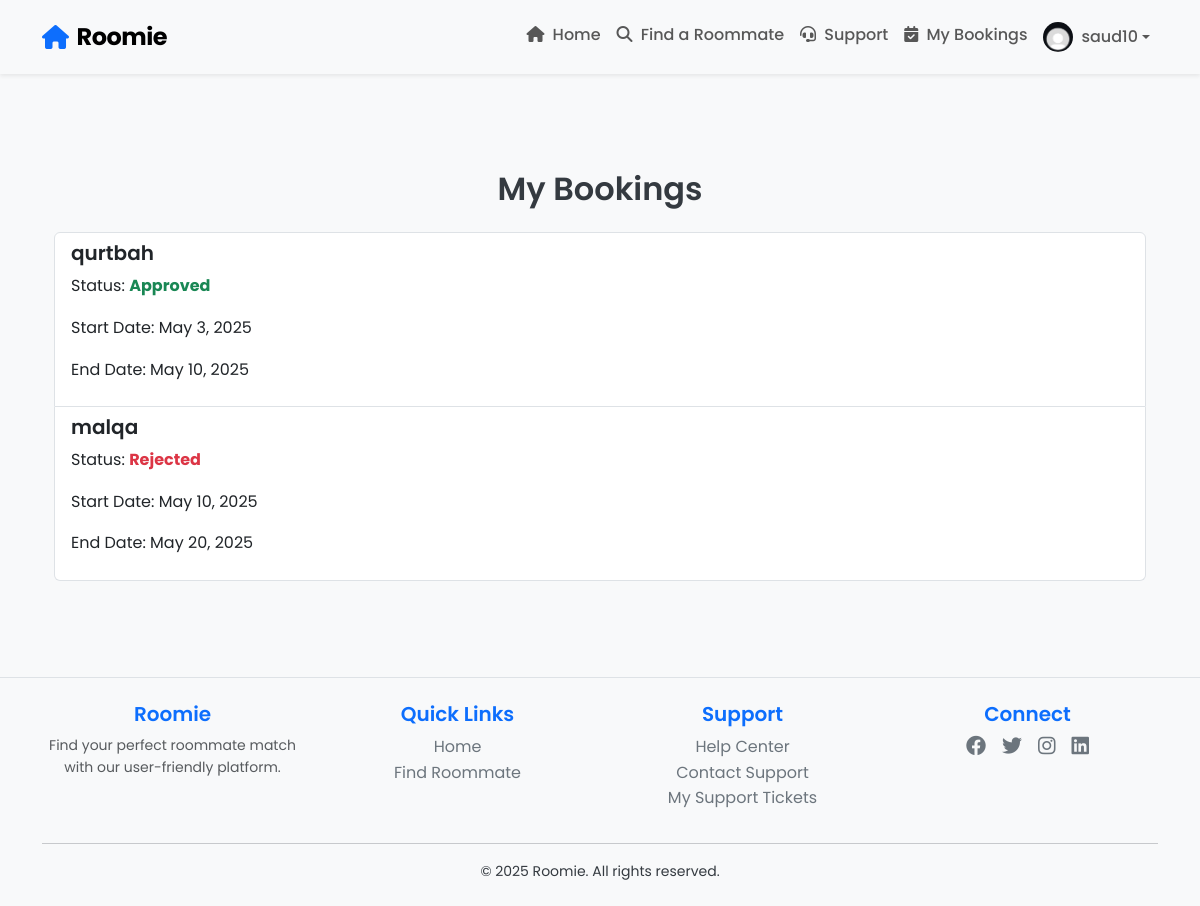
Screenshot of /my-bookings/ (signed in) with the database file from the repository.
### core/models.py (models this page shows, shortened)
class User(AbstractUser):
    ACCOUNT_TYPE_CHOICES = [
        ('seeker', 'Seeker'),
        ('provider', 'Provider'),
    ]
    GENDER_CHOICES = [
        ('male', 'Male'),
        ('female', 'Female'),
        ('other', 'Other'),
    ]
    email = models.EmailField(unique=True)
    gender = models.CharField(max_length=10, choices=GENDER_CHOICES, blank=True, null=True)
    birthdate = models.DateField(blank=True, null=True)
    bio = models.TextField(blank=True, null=True)
    location = models.CharField(max_length=255, blank=True, null=True)
    profile_photo = models.ImageField(
        upload_to='profile_photos/',
        blank=True,
        null=True,
        default='profile_photos/default_user.jpg'  # Set default profile photo
    )
    account_type = models.CharField(max_length=10, choices=ACCOUNT_TYPE_CHOICES, default='seeker')
    is_available = models.BooleanField(default=True, help_text="Whether the user is currently available as a roommate")

class RoomBooking(models.Model):
    room = models.ForeignKey(Room, on_delete=models.CASCADE, related_name='bookings')
    seeker = models.ForeignKey(User, on_delete=models.CASCADE, related_name='bookings')
    start_date = models.DateField()
    end_date = models.DateField()
    status = models.CharField(max_length=20, choices=[
        ('pending', 'Pending'),
        ('approved', 'Approved'),
        ('rejected', 'Rejected'),
        ('cancelled', 'Cancelled'),
    ], default='pending')
    timestamp = models.DateTimeField(auto_now_add=True)
    notification_sent = models.BooleanField(default=False)  # Track if the seeker has been notified

class Room(models.Model):
    room_id = models.AutoField(primary_key=True)  # Custom primary key
    provider = models.ForeignKey(User, on_delete=models.CASCADE, related_name='rooms')
    title = models.CharField(max_length=200)
    description = models.TextField()
    location = models.CharField(max_length=255)
    rent = models.DecimalField(max_digits=8, decimal_places=2)
    room_type = models.CharField(max_length=20, choices=[
        ('private', 'Private Room'),
        ('shared', 'Shared Room'),
        ('studio', 'Studio'),
        ('apartment', 'Apartment'),
    ])
    bedrooms = models.PositiveIntegerField(default=1)  # Number of bedrooms
    is_available = models.BooleanField(default=True)
    image = models.ImageField(
        upload_to='images/',
        blank=True,
        null=True,
        default='/media/images/default_room.jpg'  # Set default room image
        )
    created_at = models.DateTimeField(auto_now_add=True)

### roomie/views.py (the view)
# urls.py: path('my-bookings/', views.my_bookings, name='my_bookings'),
@login_required
def my_bookings(request):
    if request.user.account_type != 'seeker':
        return redirect('home')
    bookings = RoomBooking.objects.filter(seeker=request.user).select_related('room')
    return render(request, 'my_bookings.html', {'bookings': bookings})

### roomie/templates/my_bookings.html (shortened to what this page needs)
{% extends 'base.html' %}
{% block content %}
<div class="container mt-5">
    <h2 class="text-center">My Bookings</h2>
    <div class="list-group mt-4">
        {% for booking in bookings %}
        <div class="list-group-item">
            <h5>{{ booking.room.title }}</h5>
            <p>Status:
                <strong class="{% if booking.status == 'approved' %}text-success{% elif booking.status == 'rejected' %}text-danger{% else %}text-warning{% endif %}">
                    {{ booking.status|capfirst }}
                </strong>
            </p>
            <p>Start Date: {{ booking.start_date }}</p>
            <p>End Date: {{ booking.end_date }}</p>
        </div>
        {% empty %}
        <p class="text-center">You have not made any bookings yet.</p>
        {% endfor %}
    </div>
</div>
{% endblock %}

### roomie/templates/base.html (shortened to what this page needs)
{% load static %}
<!DOCTYPE html>
<html lang="en">
  <head>
    <link
      rel="stylesheet"
      href="https://cdn.jsdelivr.net/npm/bootstrap@5.3.0/dist/css/bootstrap.min.css"
    />
    <link
      rel="stylesheet"
      href="https://cdnjs.cloudflare.com/ajax/libs/font-awesome/6.4.0/css/all.min.css"
    />
    <link rel="stylesheet" href="{% static 'roomie/styles.css' %}" />
  </head>
  <body class="page-transition">
    <nav class="navbar navbar-expand-lg navbar-light bg-light shadow-sm sticky-top">
      <div class="container">
        <a class="navbar-brand d-flex align-items-center" href="{% url 'home' %}">
          <i class="fas fa-home me-2 text-primary"></i>
          <span class="fw-bold">Roomie</span>
        </a>
        <div class="collapse navbar-collapse" id="navbarNav">
          <ul class="navbar-nav ms-auto">
            <li class="nav-item">
              <a class="nav-link" href="{% url 'home' %}">
                <i class="fas fa-home me-1"></i> Home
              </a>
            </li>
            <li class="nav-item">
              <a class="nav-link" href="{% url 'find_roommate' %}">
                <i class="fas fa-search me-1"></i> Find a Roommate
              </a>
            </li>
            <li class="nav-item">
              <a class="nav-link" href="{% url 'support_home' %}">
                <i class="fas fa-headset me-1"></i> Support
              </a>
            </li>
            {% if user.is_authenticated %}
              {% if user.account_type == 'seeker' %}
              <li class="nav-item">
                <a class="nav-link" href="{% url 'my_bookings' %}">
                  <i class="fas fa-calendar-check me-1"></i> My Bookings
                </a>
              </li>
              {% endif %}
              <li class="nav-item dropdown">
                <a
                  class="nav-link dropdown-toggle d-flex align-items-center"
                  href="#"
                  id="navbarDropdown"
                  role="button"
                  data-bs-toggle="dropdown"
                  aria-expanded="false"
                >
                  {% if user.profile_photo %}
                  <img
                    src="{{ user.profile_photo.url }}"
                    class="rounded-circle"
                    style="width: 30px; height: 30px; object-fit: cover"
                    alt="Profile"
                  />
                  {% endif %}
                  <span class="ms-2">{{ user.username }}</span>
                </a>
              </li>
            {% endif %}
          </ul>
        </div>
      </div>
    </nav>
    <main class="container py-5">{% block content %}{% endblock %}</main>
    {% include 'footer.html' %}
  </body>
</html>  </body>
</html>

### roomie/static/roomie/styles.css (style rules this page uses)
body { font-family: "Poppins", sans-serif; background-color: #f8f9fa; color: #343a40; line-height: 1.6; }
h1, h2, h3, h4, h5, h6 { font-weight: 600; }
.navbar { padding: 0.8rem 1rem; }
.navbar-brand { font-size: 1.5rem; font-weight: 700; letter-spacing: -0.5px; }
.nav-link { font-weight: 500; padding: 0.5rem 1rem; transition: all 0.3s; }

### rows the page displays
User: profile_photo (placeholder picture), username "saud10"
RoomBooking: room "qurtbah", status "Approved", start_date "May 3, 2025", end_date "May 10, 2025"
RoomBooking: room "malqa", status "Rejected", start_date "May 10, 2025", end_date "May 20, 2025"
